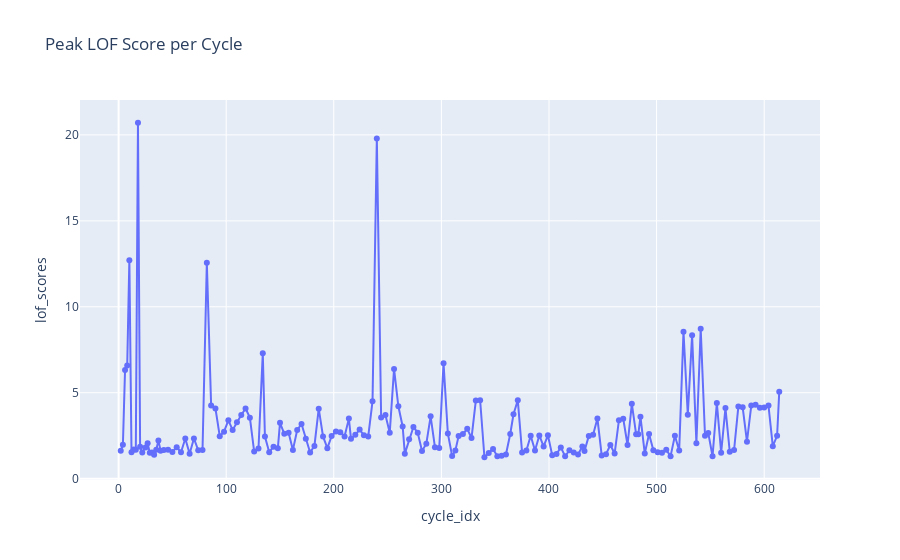

Notebook cell for this chart:
### Code cell
cycle_peak = df.groupby('cycle_idx')['lof_scores'].max().reset_index()
cycle_peak['is_anomaly'] = (cycle_peak['lof_scores'] > threshold).astype(int)

fig = px.line(
    cycle_peak,
    x='cycle_idx',
    y='lof_scores',
    title='Peak LOF Score per Cycle',
    markers=True
)
fig.show()

### Figure 1 — Plotly figure (JSON) as saved in the notebook; plotly's stock layout.template omitted (floating-point values rounded to 4 significant figures; data arrays with more than 128 entries replaced by an {"elided": "..."} marker saying what was removed)
{"data": [{"hovertemplate": "cycle_idx=%{x}<br>lof_scores=%{y}<extra></extra>", "legendgroup": "", "line": {"color": "#636efa", "dash": "solid"}, "marker": {"symbol": "circle"}, "mode": "lines+markers", "name": "", "orientation": "v", "showlegend": false, "type": "scatter", "x": {"elided": "168 int values"}, "xaxis": "x", "y": {"elided": "168 float values"}, "yaxis": "y"}], "layout": {"legend": {"tracegroupgap": 0}, "title": {"text": "Peak LOF Score per Cycle"}, "xaxis": {"anchor": "y", "domain": [0, 1], "title": {"text": "cycle_idx"}}, "yaxis": {"anchor": "x", "domain": [0, 1], "title": {"text": "lof_scores"}}}}
